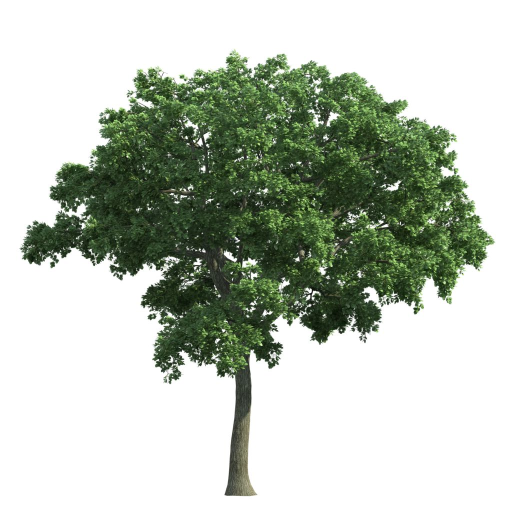
#> input picture 01-代码部分/1-02-其他服务/08_web_test/python_to_web/use_web1215/statics/images/test_tree.jpeg, 1024 x 1024 px (shown at 1/2 size); its folder holds only this picture in this run
$ python -i data_augmentation_back.py   (imports and definitions only)
#> lines starting #> are read from the running program, lines starting #| are printed output that depends on the picture; after the words box and inside, x2 and y2 are one past the last pixel; in counts of white or black regions, pixels touching at a corner belong together
#> further down, picture is the input picture: shape (1024, 1024, 3); mean B, G, R 182.8, 194.8, 186.9
import cv2
import numpy as np
import random
import os
import copy
import math
# from utils.data_utils import parse_line, parse_line_old
# from utils.plot_utils import plot_one_box
# from eval_utils import calc_iou

background_path = [
                   #"/home/chenhong/data/images4code/images/cotton_chenhong/20200602_cotton_background",
                   #"/home/chenhong/data/images4code/images/cotton_chenhong/pic_data_cotton_factory_background",
                   #"/home/chenhong/data/images4code/images/cotton_chenhong/20200606_cotton_background_pm",
                   "/home/chenhong/data/20200819_cotton_background"
                   ]
child_paths = []
# [410 lines left out: functions get_chile_path, add_background_box, calc_iou, resize_image_and_correct_boxes, img_rotation, gaussian_img and 11 more, not called in this run]
def color_random(img):
    b, g, r = cv2.split(img)
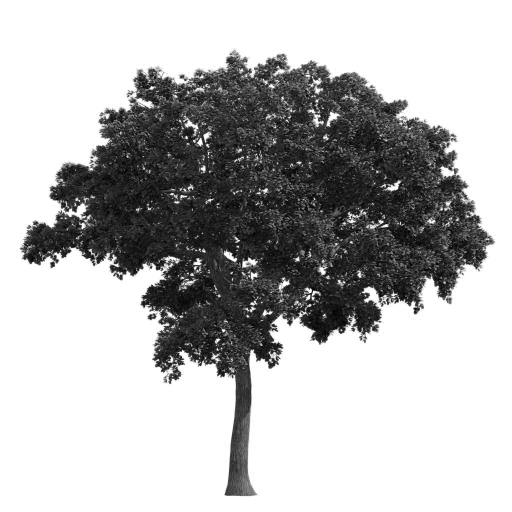
#> b: shape (1024, 1024) (shown at 1/2 size); min 0, max 255, mean 182.8
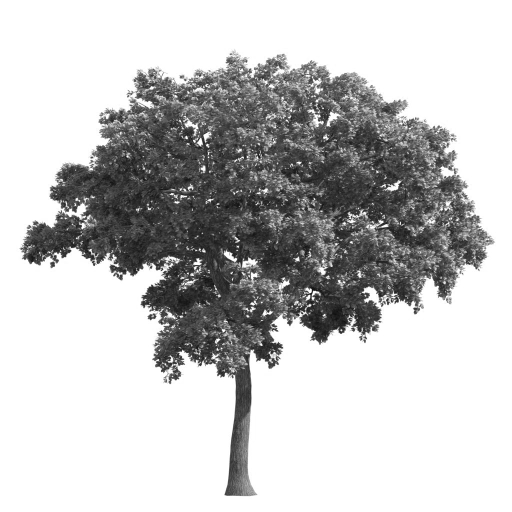
#> g: shape (1024, 1024) (shown at 1/2 size); min 5, max 255, mean 194.8
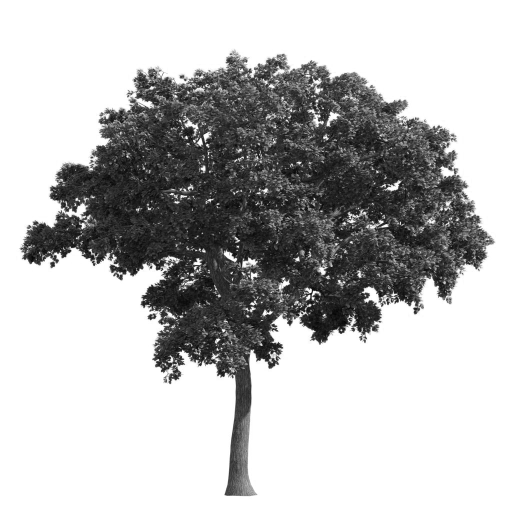
#> r: shape (1024, 1024) (shown at 1/2 size); min 0, max 255, mean 186.9
    B = np.mean(b)
#> B = 182.8
    G = np.mean(g)
#> G = 194.8
    R = np.mean(r)
#> R = 186.9
    K = (R + G + B) / 3
#> K = 188.2
    Kb = K / B
#> Kb = 1.03
    Kg = K / G
#> Kg = 0.966
    Kr = K / R
#> Kr = 1.01
    cv2.addWeighted(b, Kb, 0, 0, 0, b)
    cv2.addWeighted(g, Kg, 0, 0, 0, g)
    cv2.addWeighted(r, Kr, 0, 0, 0, r)
#> r: shape (1024, 1024); 13.2% of pixels changed, all inside (x1, y1, x2, y2) = (31, 96, 993, 1000)
    b_ratio = 0
    g_ratio = 0
    r_ratio = 0
    option_list = [0.1, 0.2, 0.3, 0.4, 0.5, 0.6, 0.7, 0.8, 0.9, 1]
    b = b.astype(np.float32)
    g = g.astype(np.float32)
    r = r.astype(np.float32)
    find = False
    while (not find):
        b_ratio = random.sample(option_list, 1)[0]
        g_ratio = random.sample(option_list, 1)[0]
        r_ratio = random.sample(option_list, 1)[0]
        if (b_ratio + g_ratio + r_ratio) > 1.5 and b_ratio > 0.3 and g_ratio > 0.3 and r_ratio > 0.3:
            find = True
    b = b * b_ratio
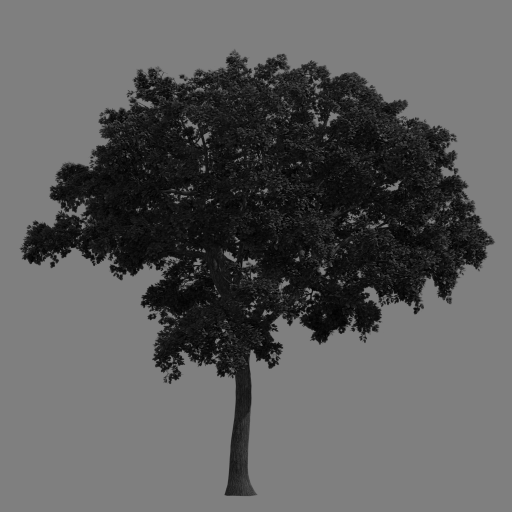
#> b: shape (1024, 1024) float32 (shown at 1/2 size); min 0, max 127.5, mean 91.7
    g = g * g_ratio
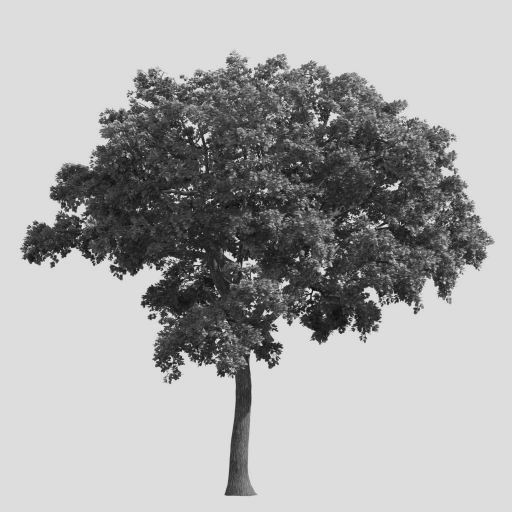
#> g: shape (1024, 1024) float32 (shown at 1/2 size); min 4.5, max 221.4, mean 169.2
    r = r * r_ratio
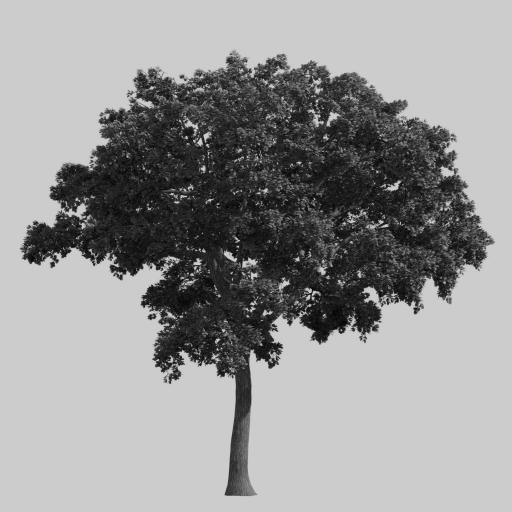
#> r: shape (1024, 1024) float32 (shown at 1/2 size); min 0, max 204, mean 149.7
    b = b.astype(np.uint8)
    g = g.astype(np.uint8)
    r = r.astype(np.uint8)
    img = cv2.merge([b,g,r])
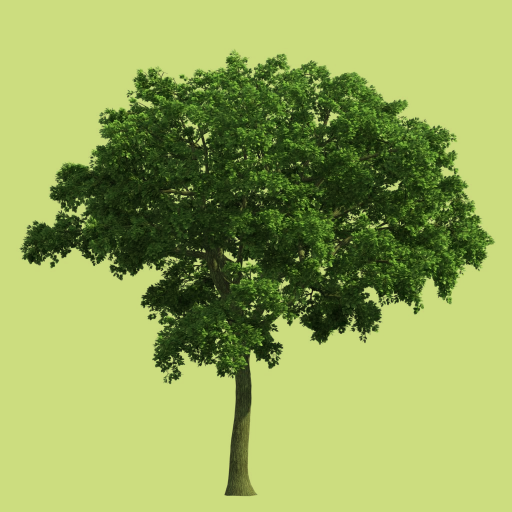
#> img: shape (1024, 1024, 3) (shown at 1/2 size); mean B, G, R 91.3, 168.7, 149.5
    return img

# [657 lines left out: functions occlusion_random, judge_box, find_id, merge_box, random_color_distort, random_change_contrast and 6 more, not called in this run]

# if __name__ == "__main__":
#     # file = "./data/my_data/cotton_val_0428.txt"
#     # datafile = open(file, 'r')
#     while(True):
#         img_size = [640, 640]
#         # lines = ["/media/lantiancug/DATADRIVE1/lantiancug/projects/work/YOLOv3_TensorFlow/imgdata/15579983025632784.png 0 1842 879 2005 1022 0 1658 390 1817 520 0 1774 1326 1921 1372"]
#         lines = ["/mnt/AIdata/images4code2/images/wxmfc/wxmfc-20190509/1/1559184487169644.png 1812,924,2326,1327,0 807,807,1003,1097,0 1032,73,1370,616,0"]
#         for line in lines:
#             # pic_path, boxes, labels = parse_line(line, False)
#             # print(pic_path)
#             # img = cv2.imread(pic_path)
#             line = line.split()
#             img_path = line[0]
#             img = cv2.imread(img_path)
#             # img = cv2.cvtColor(img, cv2.COLOR_BGR2RGB)
#             boxes_labels = np.array([np.array(list(map(int, box.split(',')))) for box in line[1:]])
#             boxes = boxes_labels[:, :4]
#             labels = boxes_labels[:, 4]
#             # img = cv2.cvtColor(img, cv2.COLOR_BGR2RGB)
#             #
#             # img, boxes = resize_image_and_correct_boxes(img, boxes, img_size)
#             # img = np.asarray(img, np.uint8)
#             img_ori = img.copy()
#             # for i in range(len(boxes)):
#             #     x0, y0, x1, y1 = boxes[i]
#             #     # x0 = x0 * 3264/710
#             #     # x1 = x1 * 3264/710
#             #     # y0 = y0 * 2448/530
#             #     # y1 = y1 * 2448/530
#             #     plot_one_box(img, [x0, y0, x1, y1], label=labels[i], color=[255,255,0])
#             # img = cv2.resize(img, (800, 800))
#             # cv2.imshow('old', img)
#             # cv2.waitKey(0)
#             # do data augmentation here
#             img_ori, boxes, labels, confs = data_augmentation("pic_path", img_ori, boxes, labels, img_size, False)
#             # cv2.imshow('new', img_ori)
#             # cv2.waitKey(0)
#             img_ori = np.asarray(img_ori, np.uint8)
#             img_new = img_ori.copy()
#             # print(boxes.shape)
#             for i in range(len(boxes)):
#                 x0, y0, x1, y1 = boxes[i]
#                 cv2.rectangle(img_new, (int(x0), int(y0)), (int(x1), int(y1)), [255, 255, 0], 2)
#             # img_new = cv2.resize(img_new, (640, 640))
#             cv2.imshow('new', img_new)
#             cv2.waitKey(0)
#
#
# [45 lines not run here, left out]

>>> import cv2
>>> picture = cv2.imread('../../../../../../1-02-其他服务/08_web_test/python_to_web/use_web1215/statics/images/test_tree.jpeg')
>>> result = color_random(picture)
